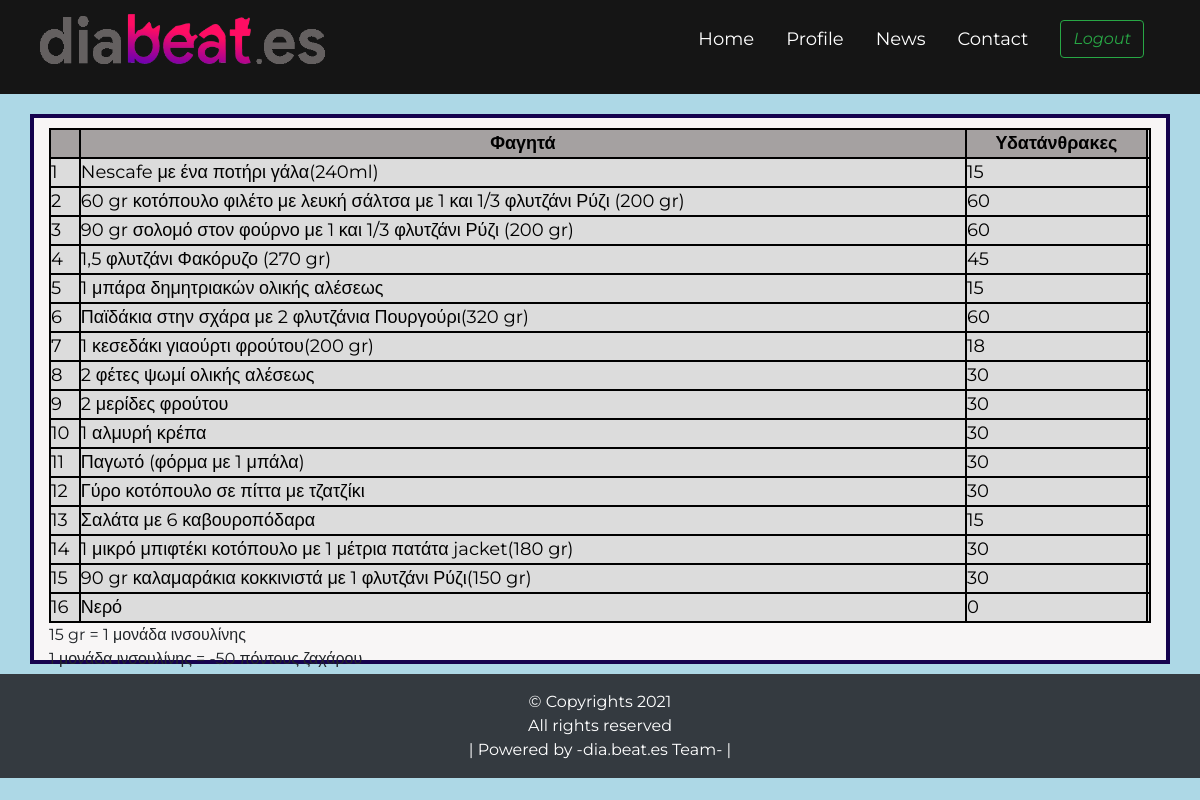
Screenshot of /food.php with the database file from the repository.
### tables this page shows
CREATE TABLE `food` (
  `id` int(255) NOT NULL,
  `food` varchar(255) NOT NULL,
  `ydat` int(255) NOT NULL
);

### food.php (the view, shortened to what this page needs)
<!DOCTYPE html>
<html lang="en">
<head>
    <link rel="stylesheet" href="https://maxcdn.bootstrapcdn.com/bootstrap/4.3.1/css/bootstrap.min.css">
    <link rel="stylesheet" type="text/css" href="css/food.css">
</head>
<?php
  include 'navbar.php';
?>
<body style="background-color: lightblue;">
<div   class="container">
<table>
        <tr>
          <th></th>
          <th><b>Φαγητά</b></th>
          <th><b>Υδατάνθρακες</b></th>
        </tr>
   <?php
    $conn = mysqli_connect("localhost","root","","diabeates");
   $sql="SELECT id,food,ydat from food";
   $result =$conn-> query($sql);
   if ($result-> num_rows >0){
   while ($row = $result-> fetch_assoc()){
    echo "<tr><td>". $row["id"] . "</td><td>" . $row["food"] . "</td><td>". $row["ydat"] . "</td><td>";
    }
    echo "</table>";
  }
   else{
    echo "0 result";
   }
  ?>
<caption id="foodtable_caption">
               15 gr = 1 μονάδα ινσουλίνης <br>
               1 μονάδα ινσουλίνης = -50 πόντους ζαχάρου
            </caption>
</div>
</body>
<footer>
    <p class="p-3 bg-dark text-white text-center position:absolute bottom:0">&copy; Copyrights 2021<br>
    All rights reserved
    <br>
    | Powered by -dia.beat.es Team- |
    </p>
</footer>
</html>

### navbar.php (shortened to what this page needs)
<!DOCTYPE html>
  <head>
    <link rel="stylesheet" href="css/navbar.css">
  </head>
  <body>
    <nav>
      <ul>
  <a href="home.php"><img src="images/diabeates_logo.png"  height="58"></a>
<li class="logo"></li>
<li class="items"><a href="home.php">Home</a></li>
<li class="items"><a href="profile.php">Profile</a></li>
<li class="items"><a href="news.php">News</a></li>
<li class="items"><a href="contact.php">Contact</a></li>
<li class="items"><a href="logout.php"><i class="btn btn-outline-success my-2 my-sm-0"> Logout</i></a></li>
</ul>
</nav>
  </body>
</html>

### css/food.css (style rules this page uses)
.container { height: 550px; position: relative; border: 4px solid rgb(21, 3, 78); margin-top: 20px; background-color: rgb(248, 246, 246); margin-bottom:10px; transform: translate(0%, 0%); }
.foodtable,td,#title1,#title2 { border: 2px solid black; }
table { margin-top: 10px; border-collapse: collapse; width:100%; color:rgb(0, 0, 0); font-family:'Arial Narrow Bold'; font-size: 18px; text-align: left; background-color:gainsboro; padding: 10px; border: 2px solid black; }
th { background-color: rgb(165, 161, 161); color:rgb(0, 0, 0); text-align: center; border: 2px solid black; }

### css/navbar.css (style rules this page uses)
* { margin: 0; padding: 0; box-sizing: border-box; font-family: 'Montserrat',sans-serif; }
nav { background: #151515; padding: 5px 40px; }
nav ul { list-style: none; display: flex; flex-wrap: wrap; align-items: center; justify-content: center; }
nav ul li { padding: 15px 0; cursor: pointer; }
nav ul li.items { position: relative; width: auto; margin: 0 16px; text-align: center; order: 3; }
nav ul li.items:after { position: absolute; content: ''; left: 0; bottom: 5px; height: 2px; width: 100%; background: #33ffff; opacity: 0; transition: all 0.2s linear; }
nav ul li.logo { flex: 1; color: white; font-size: 23px; font-weight: 600; cursor: default; user-select: none; }
nav ul li a { color: white; font-size: 18px; text-decoration: none; transition: .4s; }
nav ul li i { font-size: 23px; }

### rows the page displays
food: id "1", food "Nescafe με ένα ποτήρι γάλα(240ml)", ydat "15"
food: id "2", food "60 gr κοτόπουλο φιλέτο με λευκή σάλτσα με 1 και 1/3 φλυτζάνι Ρύζι (200 gr)", ydat "60"
food: id "3", food "90 gr σολομό στον φούρνο με 1 και 1/3 φλυτζάνι Ρύζι (200 gr)", ydat "60"
food: id "4", food "1,5 φλυτζάνι Φακόρυζο (270 gr)", ydat "45"
food: id "5", food "1 μπάρα δημητριακών ολικής αλέσεως", ydat "15"
food: id "6", food "Παϊδάκια στην σχάρα με 2 φλυτζάνια Πουργούρι(320 gr)", ydat "60"
food: id "7", food "1 κεσεδάκι γιαούρτι φρούτου(200 gr)", ydat "18"
food: id "8", food "2 φέτες ψωμί ολικής αλέσεως", ydat "30"
food: id "9", food "2 μερίδες φρούτου", ydat "30"
food: id "10", food "1 αλμυρή κρέπα", ydat "30"
food: id "11", food "Παγωτό (φόρμα με 1 μπάλα)", ydat "30"
food: id "12", food "Γύρο κοτόπουλο σε πίττα με τζατζίκι", ydat "30"
food: id "13", food "Σαλάτα με 6 καβουροπόδαρα", ydat "15"
food: id "14", food "1 μικρό μπιφτέκι κοτόπουλο με 1 μέτρια πατάτα jacket(180 gr)", ydat "30"
food: id "15", food "90 gr καλαμαράκια κοκκινιστά με 1 φλυτζάνι Ρύζι(150 gr)", ydat "30"
food: id "16", food "Νερό", ydat "0"
